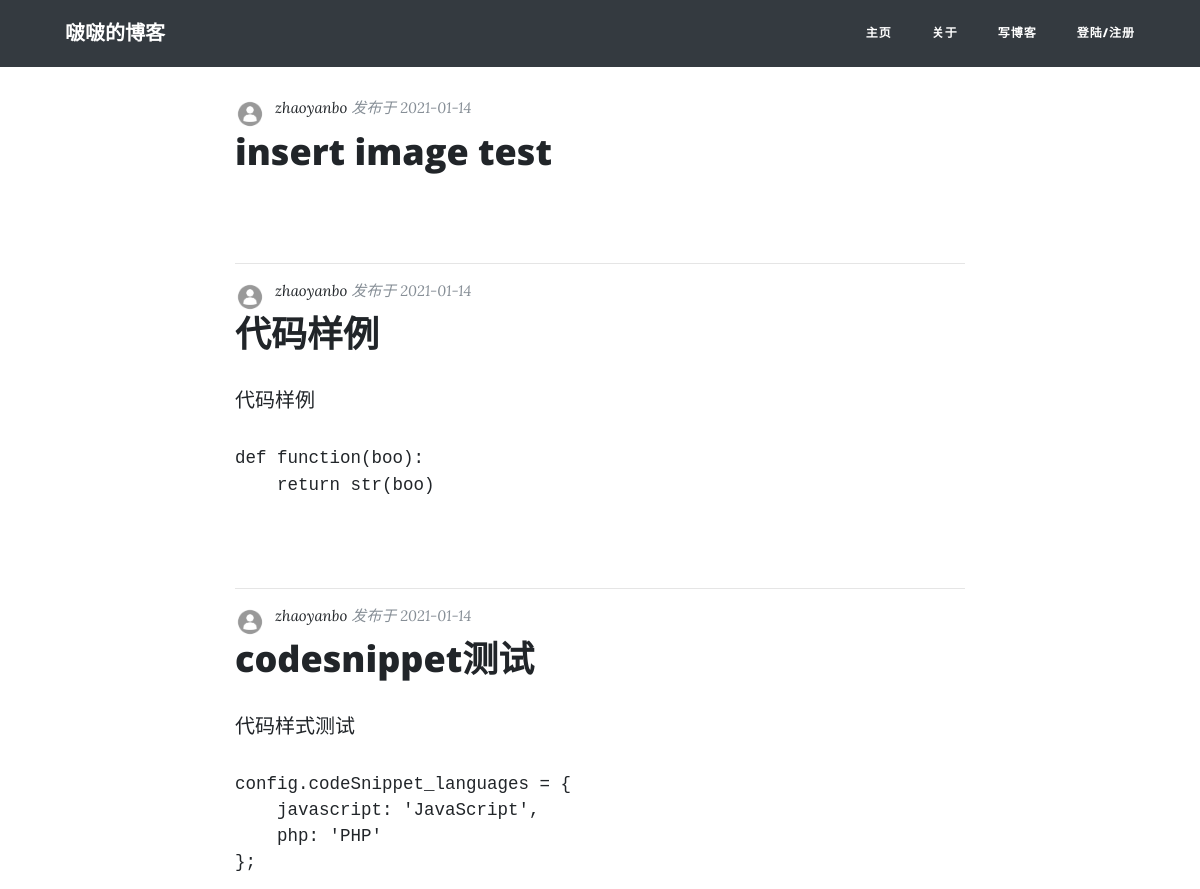
The app's page / (upper part), older data.
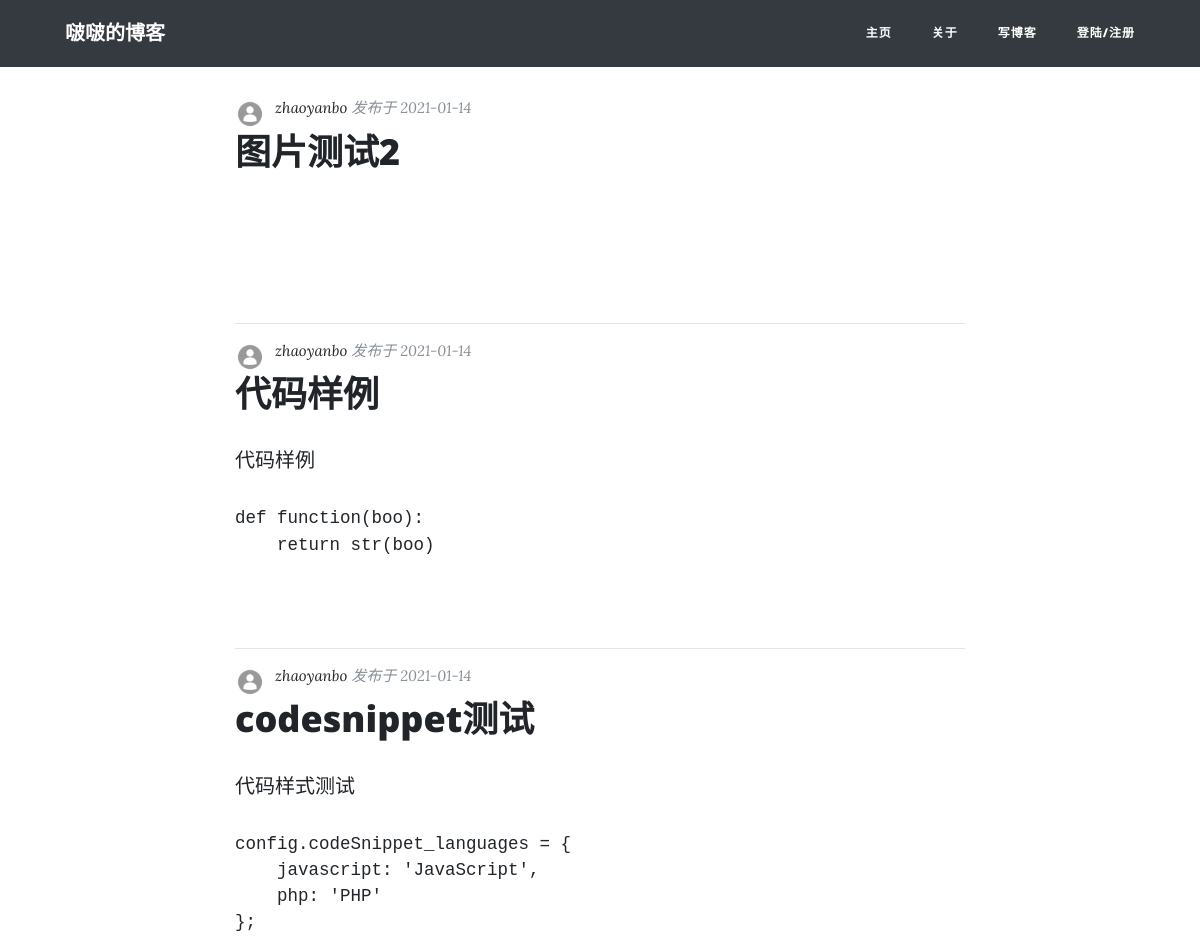
The same page, newer data.
### blog/models.py (models this page shows, shortened)
class Post(models.Model):
    title = models.CharField(max_length=50)
    pub_date = models.DateTimeField(default=timezone.now)
    content = RichTextField()
    author = models.ForeignKey(User, on_delete=models.CASCADE)

### users/models.py (models this page shows, shortened)
class Profile(models.Model):
    user = models.OneToOneField(User, on_delete=models.CASCADE)
    profile_pic = models.ImageField(default='default.jpg', upload_to='media/profile_pics')

### blog/views.py (the view)
# urls.py: path('', PostListView.as_view(), name='blog-home'),
class PostListView(ListView):
    model = Post
    template_name = 'blog/home.html'
    context_object_name = 'posts'
    ordering = ['-pub_date']
    paginate_by = 5

### blog/templates/blog/home.html (shortened to what this page needs)
{% extends "blog/base.html"  %}
{% block content %}
<div class="container">
  <div class="row">
    <div class="col-lg-8 col-md-10 mx-auto">
      {% for post in posts %}
      <div class="post-preview">
        <div class="author-thumbnail">
          <img class="rounded-circle author-img" src="{{ post.author.profile.profile_pic.url }}">
        </div>
        <div class="post-meta">
          <a href="">{{ post.author }}</a>
          发布于 {{ post.pub_date|date:"Y-m-d" }}
        </div>
      </div>
      <div class="post-preview">
        <a href="{% url 'post-detail' post.id %}">
          <h2 class="post-title">
            {{ post.title }}
          </h2>
        </a>
        {{ post.content|safe }}
      </div>
      <hr>
      {% endfor %}
    </div>
  </div>
</div>
{% endblock content %}

### blog/templates/blog/base.html (shortened to what this page needs)
{% load static %}
<!DOCTYPE html>
<html lang="en">
<head>
  <link href="{% static 'blog/vendor/bootstrap/css/bootstrap.css' %}" rel="stylesheet">
  <link href="{% static 'blog/vendor/fontawesome-free/css/all.css' %}" rel="stylesheet" type="text/css">
  <link href="{% static 'blog/css/clean-blog.css' %}" rel="stylesheet">
  <link rel="stylesheet" type="text/css" href="{% static 'ckeditor/ckeditor/plugins/codesnippet/lib/highlight/styles/default.css' %}" />
</head>
<body>
  {% include "blog/navbar.html" %}
  {% block content %}{% endblock %}
</body>

### blog/templates/blog/navbar.html
<nav class="navbar navbar-expand-lg navbar-light bg-dark fixed-top" id="mainNav">
  <div class="container">
    <a class="navbar-brand" href="{% url 'blog-home' %}">啵啵的博客</a>
    <div class="collapse navbar-collapse" id="navbarResponsive">
      <ul class="navbar-nav ml-auto">
        <li class="nav-item">
          <a class="nav-link" href="{% url 'blog-home' %}">主页</a>
        </li>
        <li class="nav-item">
          <a class="nav-link" href="{% url 'blog-about' %}">关于</a>
        </li>
        <li class="nav-item">
          <a class="nav-link" href="{% url 'post-create' %}">写博客</a>
        </li>
        {% if user.is_authenticated %}
        <li class="nav-item">
          <a class="nav-link" href="{% url 'profile' %}">我的</a>
        </li>
        <li class="nav-item">
          <a class="nav-link" href="{% url 'logout' %}">退出登陆</a>
        </li>
        {% else %}
        <li class="nav-item">
          <a class="nav-link" href="{% url 'login' %}">登陆/注册</a>
        </li>
        {% endif %}
      </ul>
    </div>
  </div>
</nav>
<br>

### blog/static/blog/css/clean-blog.css (style rules this page uses)
body { font-size: 20px; color: #212529; font-family: 'Lora', 'Times New Roman', serif; }
p { line-height: 1.5; margin: 30px 0; }
h1, h2, h3, h4, h5, h6 { font-weight: 800; font-family: 'Open Sans', 'Helvetica Neue', Helvetica, Arial, sans-serif; }
a { color: #212529; transition: all 0.2s; }
img { max-width: 100%; max-height: 100%; height: inherit !important; }
#mainNav { position: relative; border-bottom: 1px solid #e9ecef; background-color: white; font-family: 'Open Sans', 'Helvetica Neue', Helvetica, Arial, sans-serif; }
#mainNav .navbar-brand { font-weight: 800; color: #343a40; }
#mainNav .navbar-nav>li.nav-item>a { font-size: 12px; font-weight: 800; letter-spacing: 1px; text-transform: uppercase; }
@media only screen and (min-width: 992px) { #mainNav { border-bottom: 1px solid transparent; background: transparent; } }
@media only screen and (min-width: 992px) { #mainNav .navbar-brand { padding: 10px 20px; color: #fff; } }
@media only screen and (min-width: 992px) { #mainNav .navbar-nav>li.nav-item>a { padding: 10px 20px; color: #fff; } }
@media only screen and (min-width: 992px) { #mainNav { transition: background-color 0.2s; transform: translate3d(0, 0, 0); -webkit-backface-visibility: hidden; } }
.post-preview>a { color: #212529; }
.post-preview>a>.post-title { font-size: 30px; margin-top: 10px; margin-bottom: 10px; }
.post-preview>.post-meta { font-size: 15px; font-style: italic; margin-top: 0; margin-bottom: 5px; color: #868e96; }
.post-preview>.post-meta>a { text-decoration: none; color: #212529; }
.post-preview>.author-thumbnail { margin-right: 10px; float: left }
.post-preview>.author-thumbnail>.author-img { height: 30px; width: 30px; }
@media only screen and (min-width: 768px) { .post-preview>a>.post-title { font-size: 36px; } }

Row changes from the older to the newer data that the page shows:
removed Post: author.profile.profile_pic (placeholder picture), author "zhaoyanbo", pub_date "2021-01-14", title "insert image test"
added Post: author.profile.profile_pic (placeholder picture), author "zhaoyanbo", pub_date "2021-01-14", title "图片测试2"
